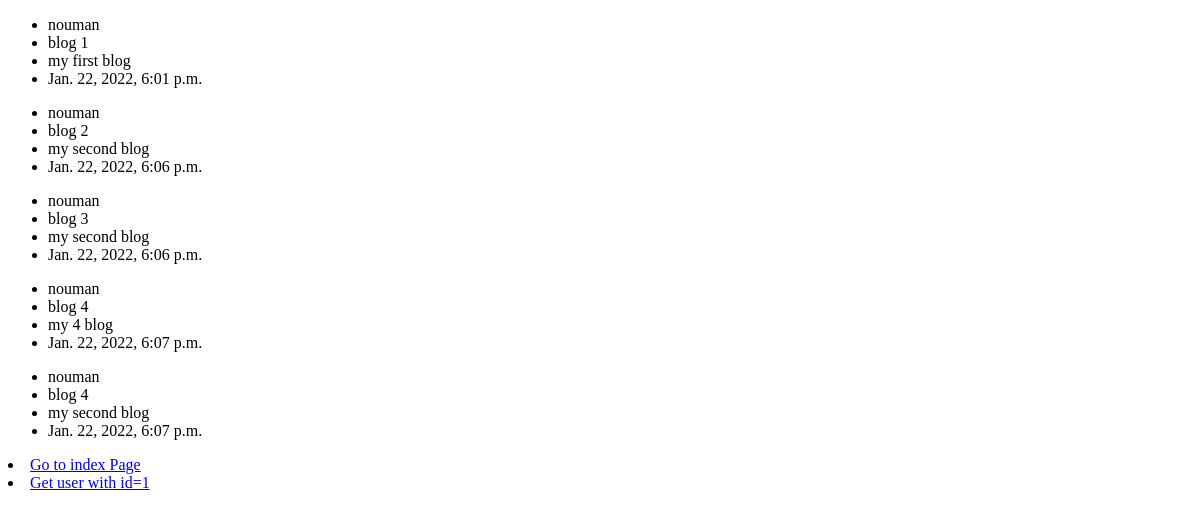
/myapp/posts/, run on an earlier commit of the app's database.
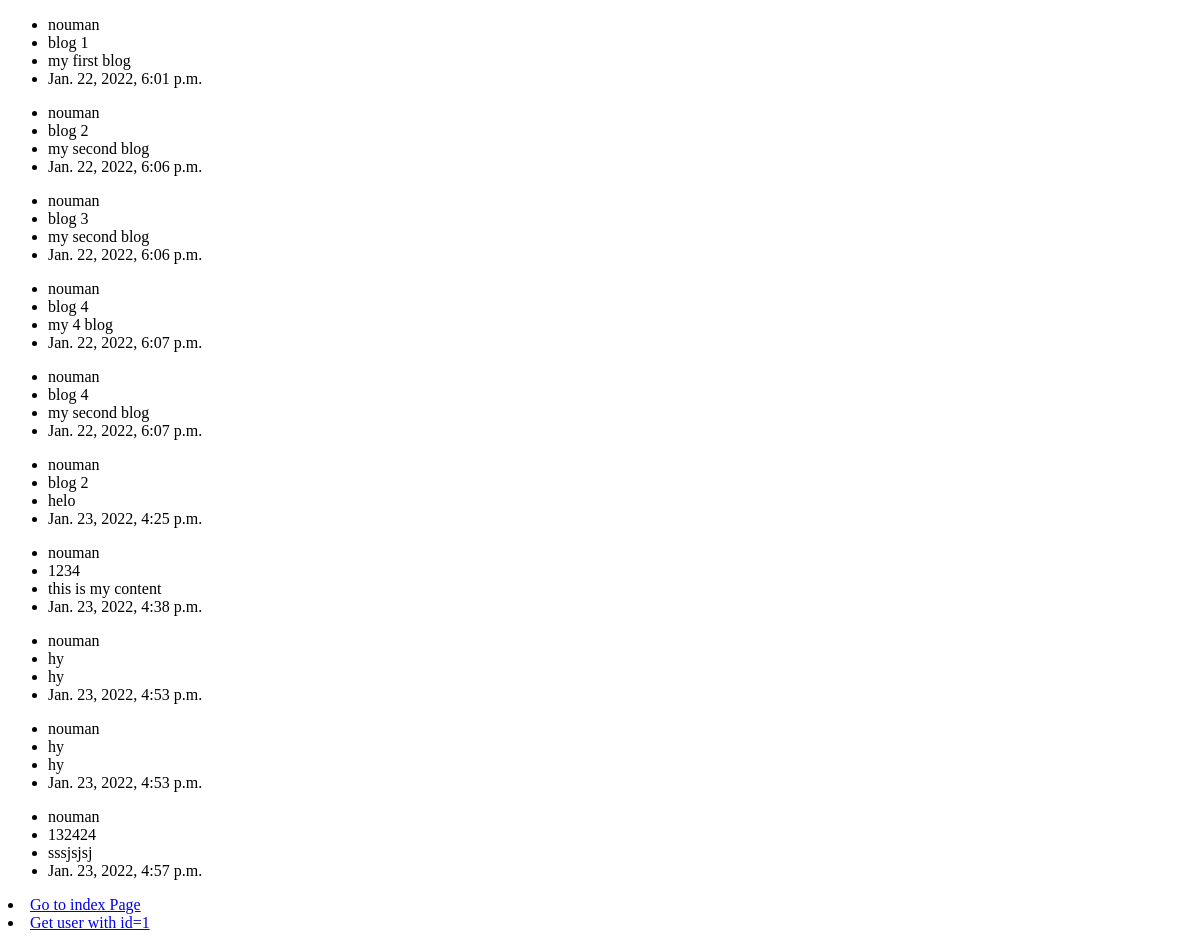
And on a later commit of the database.
### myapp/models.py (models this page shows, shortened)
class Post(models.Model):
    title = models.CharField(max_length=100)
    content = models.TextField()
    date_posted = models.DateTimeField(default=timezone.now)
    author = models.ForeignKey(User, on_delete=models.CASCADE)

### myapp/views.py (the view)
# urls.py: path('posts/', views.display_posts, name="posts"),
def display_posts(request):
    posts = Post.objects.all()
    context = {'posts': posts}
    return render(request, 'myapp/posts.html', context)

### myapp/templates/myapp/posts.html (shortened to what this page needs)
<!DOCTYPE html>
<html lang="en">
<head>
</head>
<body>
{% for post in posts%}
<div>
    <ul>
        <li>{{post.author.username}}</li>
        <li>{{post.title}}</li>
        <li>{{post.content}}</li>
        <li>{{post.date_posted}}</li>
    </ul>
</div>
{% endfor %}
<li><a href="{% url 'index'  %}">Go to index Page</a></li>
<li><a href="{% url 'getUser'  1 %}">Get user with id=1</a></li>
</body>
</html>

What changed in the data, as far as the page shows it:
added Post: author.username "nouman", title "blog 2", content "helo", date_posted "Jan. 23, 2022, 4:25 p.m."
added Post: author.username "nouman", title "1234", content "this is my content", date_posted "Jan. 23, 2022, 4:38 p.m."
added Post: author.username "nouman", title "hy", content "hy", date_posted "Jan. 23, 2022, 4:53 p.m."
added Post: author.username "nouman", title "hy", content "hy", date_posted "Jan. 23, 2022, 4:53 p.m."
added Post: author.username "nouman", title "132424", content "sssjsjsj", date_posted "Jan. 23, 2022, 4:57 p.m."
